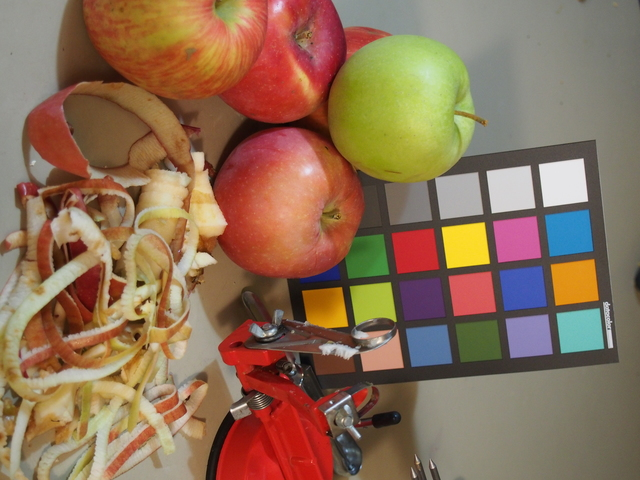
%> input picture lidar/olive_isp_pipeline_193/test_images/apples.jpg, 640 x 480 px, given in place of apples.tif, which was not available
$ octave unitTester.m   (GNU Octave 9; MATLAB toolbox functions it lacks are replaced by stand-ins)
%> lines starting %> are read from the running program, lines starting %| are printed output that depends on the picture; pictures that were not available may be replaced by others from this repository, and a replacement may not be noted
%> further down, img is the input picture: size 480x640x3 uint8; mean R, G, B 141.1, 111, 85.9
### lidar/olive_isp_pipeline_193/blackLevelExp.m
function [result] = blackLevelExp(img)
%BLACKLEVELEXP Summary of this function goes here
%   Detailed explanation goes here
result = imadjust(img);
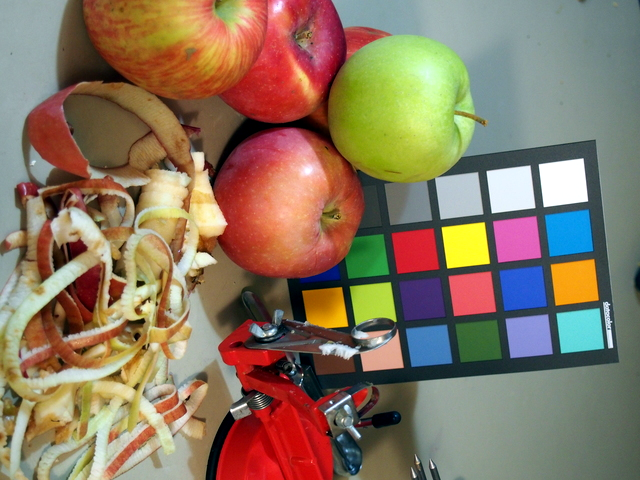
%> result: size 480x640x3 uint8; mean R, G, B 137.6, 118.6, 96.5

% [15 lines of commented-out code are left out]
end

### lidar/olive_isp_pipeline_193/isp_demosaic.m
function rgb = isp_demosaic(img)

    % grabs dimensions of the inputted image
    w = size(img, 2);
%> w = 640
    h = size(img, 1);
%> h = 480

    % "Demosaic" by downsampling the image
    %  assumes a Bayer configuration of pixels

    % grabs one pixel per four pixel square of red and blue:
    red = double(img(1:2:h, 1:2:w));
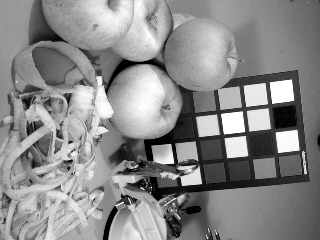
%> red: size 240x320 double; min 0, max 255, mean 137.5
    blue = double(img(2:2:h, 2:2:w));
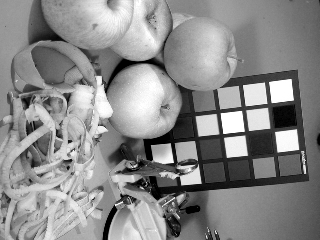
%> blue: size 240x320 double; min 0, max 255, mean 137.7

    % grabs all green pixels in the image
    green1 = double(img(1:2:h, 2:2:w));
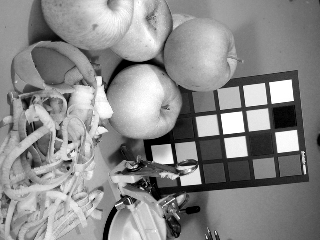
%> green1: size 240x320 double; min 0, max 255, mean 137.8
    green2 = double(img(2:2:h, 1:2:w));
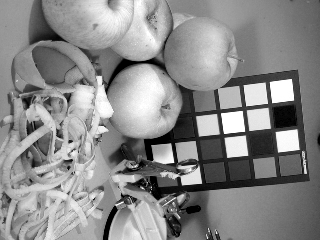
%> green2: size 240x320 double; min 0, max 255, mean 137.5; mean of the top-left, top-right, bottom-left and bottom-right quarters 154.7, 137.4, 151.4, 106.5

    % interpolates using a cubic interpolation method:
    % To note: This method inputs the average of the two green pixels into
    % the interp2 function. This improved the demosaiced image.
    rNew = interp2(double(red), 1, 'cubic');
    gNew = interp2(double((green1 + green2).*0.5), 1, 'cubic');
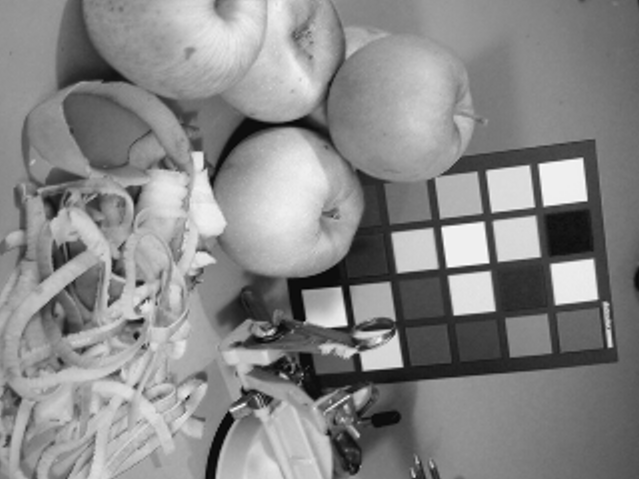
%> gNew: size 479x639 double; min -16.61, max 273.2, mean 137.7; drawn with min black and max white
    bNew = interp2(double(blue), 1, 'cubic');

    % concatenates all the color channels and rescales:
    rgb = cat(3, rNew, gNew, bNew);
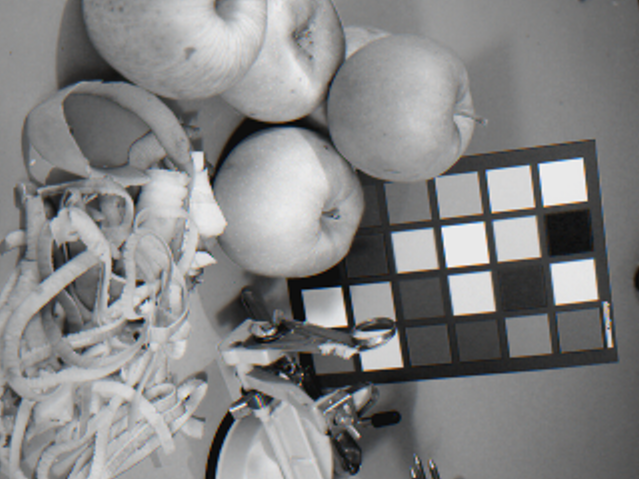
%> rgb: size 479x639x3 double; mean R, G, B 137.6, 137.7, 137.8; drawn with min black and max white
    rgb = rescale(rgb);

### lidar/olive_isp_pipeline_193/colorcorrection2.m
function result = colorcorrection2(img)
% Alex Hankin wrote this code!
% In 2019 for EE193 class _ was used for final project

% White Patch Algorithm
S=sum(img,3);
%> the run ends on the next line
[M,I] = maxk(S(:),1000);

% get indices of 1000 brightest pixels
[I_row, I_col] = ind2sub(size(S),I);

% initialize
white_r_sum=0;
white_g_sum=0;
white_b_sum=0;

for i=1:1000
    white_r_sum = white_r_sum + img(I_row(i), I_col(i),1);
    white_g_sum = white_g_sum + img(I_row(i), I_col(i),2);
    white_b_sum = white_b_sum + img(I_row(i), I_col(i),3);
end
% get channel values associated with average of 1000 brightest pixels
white_r_avg=white_r_sum/1000;
white_g_avg=white_g_sum/1000;
white_b_avg=white_b_sum/1000;

% max channel val at brightest pixel
max_channel=max([white_r_avg white_g_avg white_b_avg]);

% scale factors to make red=blue=green at brightest pixel
rc_w=max_channel/white_r_avg;
gc_w=max_channel/white_g_avg;
bc_w=max_channel/white_b_avg;

% Gray World Algorithm
gray_val=127.5;
mean_r=sum(sum(img(:,:,1)))/numel(img(:,:,1));
mean_g=sum(sum(img(:,:,2)))/numel(img(:,:,2));
mean_b=sum(sum(img(:,:,3)))/numel(img(:,:,3));

% scale factors to make average channel val equal to "gray"
rc_g= gray_val/mean_r;
gc_g= gray_val/mean_g;
bc_g= gray_val/mean_b;

% Average the Gray World and White Patch scale factors
mean_rc=mean([rc_g rc_w]);
mean_gc=mean([gc_g gc_w]);
mean_bc=mean([bc_g bc_w]);

% [8 lines of commented-out code are left out]
img_cc_r=img(:,:,1);
img_cc_g=img(:,:,2);
img_cc_b=img(:,:,3);
img_cc_r= img_cc_r.*mean_rc;
img_cc_g = img_cc_g.*mean_gc;
img_cc_b = img_cc_b.*mean_bc;

% clip values !! Very important
img_cc_r(img_cc_r > 255) = 255;
img_cc_g(img_cc_g > 255) = 255;
img_cc_b(img_cc_b > 255) = 255;
img_cc_r(img_cc_r < 0) = 0;
img_cc_g(img_cc_g < 0) = 0;
img_cc_b(img_cc_b < 0) = 0;

% add all the image pieces together
img_cc=cat(3,img_cc_r,img_cc_g,img_cc_b);

result=img_cc;

### lidar/olive_isp_pipeline_193/isp.m
function img = isp(raw, metadata)

% grabs iso values from the .csv data provided
iso = metadata_value(metadata, 'ISO');

% stores iso value as a number
isoVal = str2num(iso)

% expect high contrast outdoor scenes to have focus distance = Inf,
% indoor scenes much closer distance
focus_distanceString = metadataISO(metadata, 'Focus Distance')

% only take the first 3 nums:
numVal = str2num(focus_distanceString(1:3))

% assumption / guess:
% if above 3 meters, most likely is outdoors:
focus_distance = str2num(focus_distanceString)

% initialize bool for whether I guess it's outdoors or not..
outdoorGuess = false;

if(numVal > 3)
    outdoorGuess = true;
elseif(focus_distance == Inf)
    outdoorGuess = true;
else
    outdoorGuess = false;
end
% OUTDOOR PHOTO HIGH CONTRAST PHOTO CATCHER:
% iso won't be high but we need to introduce artificial gain to see
% foreground...
% but in smoothing for outdoor scenes we need to use the actual
% original photo iso val since there likely won't be that much
% ISO noise... correct for this here:
isoValforNoise = isoVal;

if(outdoorGuess == true)
    isoVal = 3200;
end

% inputs a .tif file that increases contrast and outputs a .tif file:
%img = blacklevel(raw);
img = blackLevelExp(raw);
%
% figure,
% imshow(img)
% title('black level correction')

% demosaics the inputted matrix of intensities, outputs an RGB matrix
img = isp_demosaic(img);
%
% figure,
% imshow(img)
% title('demosaiced image')

% color corrects, using both RGB gray world assumption and HSV colorspace
img = colorcorrection2(img);

% figure,
% imshow(img)
% title('color correction stage 1')

img = colorcorrection(img);

% figure,
% imshow(img)
% title('color correction stage 2')

% gamma maps image
img = gammaMap(img, isoVal);

% figure,
% imshow(img)
% title('gamma mapped')

% reduces noise by applying a box function blur using convolution
img = reduceNoise(img, isoValforNoise);

% figure,
% imshow(img)
% title('noise reduction')

% returns final image after processing pipeline
img = img;

% saves image as a png file
% imwrite(img, 'final.png');

### lidar/olive_isp_pipeline_193/Archive/load_metadata.m
function metadata = load_metadata(data_path)
  f = fopen(data_path);

  metadata = (textscan(f, '%q %q', 'Delimiter', ','));
  fclose(f);
end

### lidar/olive_isp_pipeline_193/metadataISO.m
function value = metadataISO(metadata, key)
  idx = find(strcmp(metadata{1}, key));
  if(numel(idx) < 1)
    error(sprintf('No metadata with key %s', key));
  elseif(numel(idx) > 1)
    warning(sprintf('Found %d instances of key "%s", using first one', numel(idx), key));
    value = metadata{2}{idx(1)};
  else
    value = metadata{2}{idx};
  end
end

### lidar/olive_isp_pipeline_193/metadata_value.m
function value = metadata_value(metadata, key)
  idx = find(strcmp(metadata{1}, key));
  if(numel(idx) < 1)
    error(sprintf('No metadata with key %s', key));
  elseif(numel(idx) > 1)
    warning(sprintf('Found %d instances of key "%s", using first one', numel(idx), key));
    value = metadata{2}{idx(1)};
  else
    value = metadata{2}{idx};
  end
end

### lidar/olive_isp_pipeline_193/unitTester.m
% Top-level script which runs the ISP
% clears workspace and all figures:
clear;
close all;

%% APPLES PHOTO:
% assumes data is in same folder:
datapath = '';
imgname = 'apples';

% Load the image
img = imread([datapath imgname '.tif']);

% Load metadata provided by the camera
metafile = [datapath imgname '.csv'];
metadata = load_metadata('apples.csv');

% outputs result
result = isp(img, metadata);
